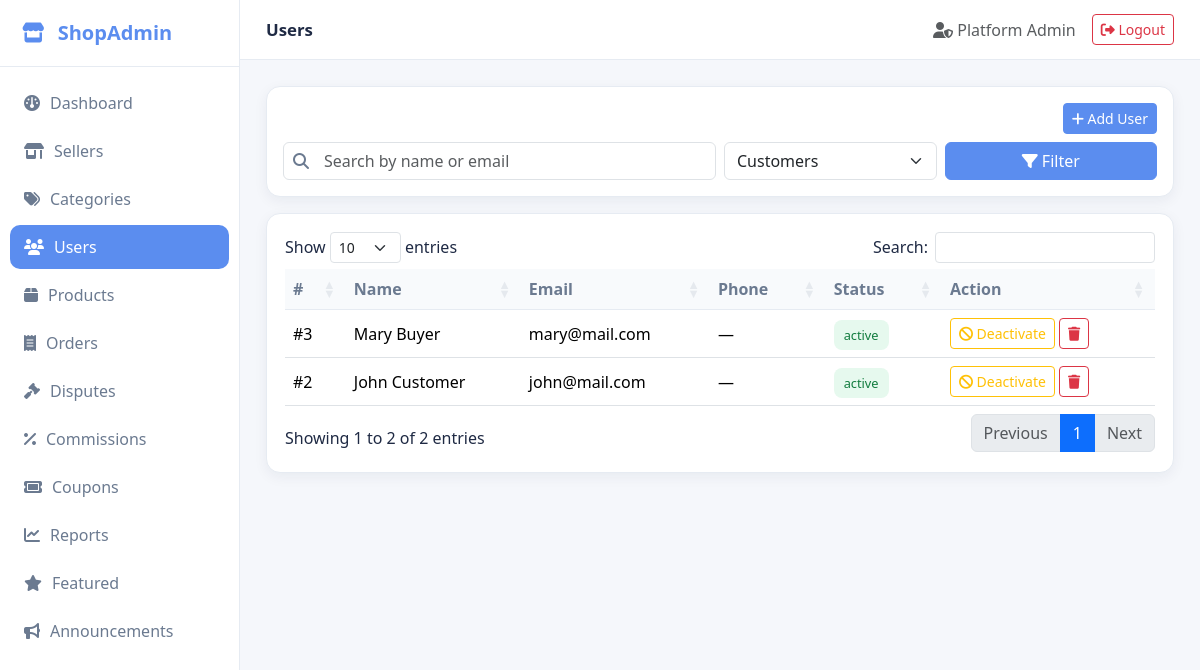
/index.php?url=users (signed in), run on the app's committed database.
### tables this page shows
CREATE TABLE IF NOT EXISTS `users` (
  `id` INT UNSIGNED AUTO_INCREMENT PRIMARY KEY,
  `name` VARCHAR(100) NOT NULL,
  `email` VARCHAR(150) NOT NULL UNIQUE,
  `password` VARCHAR(255) NOT NULL,
  `role` ENUM('admin','seller','customer','delivery') NOT NULL DEFAULT 'customer',
  `status` ENUM('active','inactive','suspended','pending') NOT NULL DEFAULT 'active',
  `phone` VARCHAR(30) DEFAULT NULL,
  `avatar` VARCHAR(255) DEFAULT NULL,
  `created_at` TIMESTAMP DEFAULT CURRENT_TIMESTAMP
);

### controllers/Controller.php (called while the page is built, shortened)
<?php
class Controller {
    public function __construct($db) { $this->db = $db; }
    protected function view($path, $data = []) {
        extract($data);
        require __DIR__ . '/../views/layouts/header.php';
        require __DIR__ . '/../views/' . $path . '.php';
        require __DIR__ . '/../views/layouts/footer.php';
    }
}

### controllers/UsersController.php (called while the page is built, shortened)
<?php
require_once __DIR__ . '/Controller.php';
require_once __DIR__ . '/../models/UserModel.php';
class UsersController extends Controller {
    public function index() {
        $q = $_GET['q'] ?? '';
        $role = $_GET['role'] ?? 'customer';
        $users = (new UserModel($this->db))->listByRole($role, $q);
        $this->view('users/index', [
            'pageTitle' => 'Users',
            'users' => $users,
            'q' => $q,
            'role' => $role
        ]);
    }
}

### index.php (called while the page is built, shortened)
<?php
require_once __DIR__ . '/config/db.php';
require_once __DIR__ . '/includes/helpers.php';
$url = $_GET['url'] ?? 'auth/login';
$url = trim($url, '/');
$parts = array_values(array_filter(explode('/', $url)));
$action         = $parts[1] ?? 'index';
$params         = array_slice($parts, 2);
$obj = new $controller($conn);
call_user_func_array([$obj, $action], $params);

### includes/helpers.php (called while the page is built, shortened)
<?php
function e($v) {
    return htmlspecialchars((string)$v, ENT_QUOTES, 'UTF-8');
}
function url($path = '') {
    return BASE_URL . '/index.php?url=' . ltrim($path, '/');
}

### models/Model.php (called while the page is built, shortened)
<?php
class Model {
    public function __construct($db) { $this->db = $db; }
}

### models/UserModel.php (called while the page is built, shortened)
<?php
require_once __DIR__ . '/Model.php';
class UserModel extends Model {
    public function listByRole($role, $search = '') {
        $like = "%$search%";
        $stmt = $this->db->prepare("
            SELECT *
            FROM users
            WHERE role = ?
            AND (name LIKE ? OR email LIKE ?)
            ORDER BY id DESC
        ");
        $stmt->bind_param('sss', $role, $like, $like);
        $stmt->execute();
        return $stmt->get_result()->fetch_all(MYSQLI_ASSOC);
    }
}

### views/users/index.php (the view, shortened to what this page needs)
<div class="card p-3 mb-3">
  <div class="d-flex justify-content-between align-items-center mb-2">
    <button class="btn btn-primary btn-sm" data-bs-toggle="modal" data-bs-target="#addUserModal"><i class="fa-solid fa-plus"></i> Add User</button>
  </div>
  <form class="row g-2" method="get">
    <div class="col-md-6 input-icon">
      <i class="fa-solid fa-magnifying-glass"></i>
      <input class="form-control" name="q" placeholder="Search by name or email" value="<?= e($q) ?>">
    </div>
    <div class="col-md-3">
      <select class="form-select" name="role">
        <option value="customer" <?= $role==='customer'?'selected':'' ?>>Customers</option>
      </select>
    </div>
    <div class="col-md-3"><button class="btn btn-primary w-100"><i class="fa-solid fa-filter"></i> Filter</button></div>
  </form>
</div>
<div class="table-card">
  <table class="table align-middle data-table">
    <thead><tr><th>#</th><th>Name</th><th>Email</th><th>Phone</th><th>Status</th><th>Action</th></tr></thead>
    <tbody>
      <?php foreach ($users as $u): ?>
        <tr>
          <td>#<?= e($u['id']) ?></td>
          <td><?= e($u['name']) ?></td>
          <td><?= e($u['email']) ?></td>
          <td><?= e($u['phone'] ?? '—') ?></td>
          <td><span class="badge-soft badge-<?= e($u['status']) ?>"><?= e($u['status']) ?></span></td>
          <td>
            <?php if ($u['status'] === 'active'): ?>
              <a class="btn btn-sm btn-outline-warning" href="<?= url('users/setStatus/'.$u['id']) ?>&s=inactive"><i class="fa-solid fa-ban"></i> Deactivate</a>
            <?php else: ?>
              <a class="btn btn-sm btn-outline-success" href="<?= url('users/setStatus/'.$u['id']) ?>&s=active"><i class="fa-solid fa-check"></i> Activate</a>
            <?php endif; ?>
            <button class="btn btn-sm btn-outline-danger" onclick="confirmGo('<?= url('users/delete/'.$u['id']) ?>','Delete this user?')"><i class="fa-solid fa-trash"></i></button>
          </td>
        </tr>
      <?php endforeach; ?>
    </tbody>
  </table>
</div>

### assets/css/style.css (style rules this page uses)
:root { --bg:#f5f7fb; --card:#fff; --primary:#5b8def; --primary-dark:#3f6fd6; --text:#1f2a44; --muted:#6b7a90; --border:#e6ebf2; --success:#22c55e; --danger:#ef4444; --warning:#f59e0b; --shadow:0 4px 14px rgba(20,30,60,.06); }
* { box-sizing:border-box }
body { margin:0;font-family:'Segoe UI',system-ui,sans-serif;background:var(--bg);color:var(--text) }
a { text-decoration:none;color:inherit }
.card { background:var(--card);border:1px solid var(--border);border-radius:14px;box-shadow:var(--shadow) }
.btn-primary { background:var(--primary);border-color:var(--primary) }
.input-icon { position:relative }
.input-icon i { position:absolute;left:14px;top:50%;transform:translateY(-50%);color:var(--muted) }
.input-icon .form-control { padding-left:40px }
.table-card { background:#fff;border-radius:14px;box-shadow:var(--shadow);border:1px solid var(--border);padding:18px }
table.dataTable { border-collapse:separate !important;border-spacing:0 }
.table thead th { background:#f8fafc;color:var(--muted);font-weight:600;border-bottom:1px solid var(--border) }
.badge-soft { padding:6px 10px;border-radius:8px;font-weight:500;font-size:.8rem }
.badge-active { background:#e6f9ee;color:#127c3f }

### data on the page
users: id "3", name "Mary Buyer", email "mary@mail.com", phone "—", status "active"
users: id "2", name "John Customer", email "john@mail.com", phone "—", status "active"

### other printed values
APP_NAME "ShopAdmin"
$pageTitle "Users"
$u['name'] "Platform Admin"
